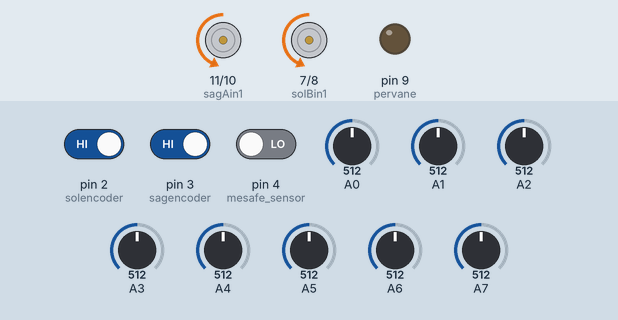
Bench run of a sketch on a simulated Arduino Nano, built with avr-gcc and run on an emulated ATmega328P. Parts: motor-driver pin pairs drawn as motors (green arrow = first pin HIGH = forward, orange = second pin HIGH = backward, longer = more drive, scaled by the enable pin), output pins drawn as LEDs (lit = HIGH). The inputs (shaded band) are chosen by the test bench; at power-on: A0 = 512, A1 = 512, A3 = 512, A2 = 512, A4 = 512, pin 2 (solencoder) HIGH, pin 3 (sagencoder) HIGH, pin 4 (mesafe_sensor) LOW, A5 = 512, A6 = 512, A7 = 512.

Above: at 6.4 s.
6.5 s: A0 set to 992
At 6.9 s:
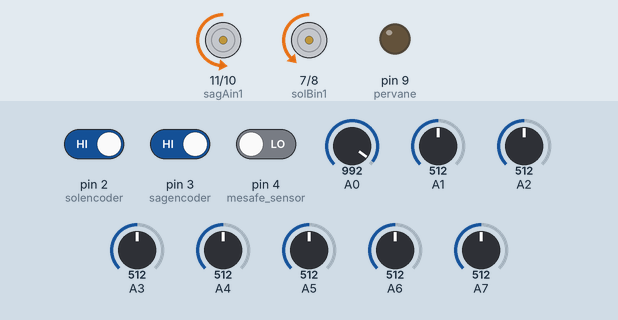
9.5 s: A1 set to 710
At 10.3 s:
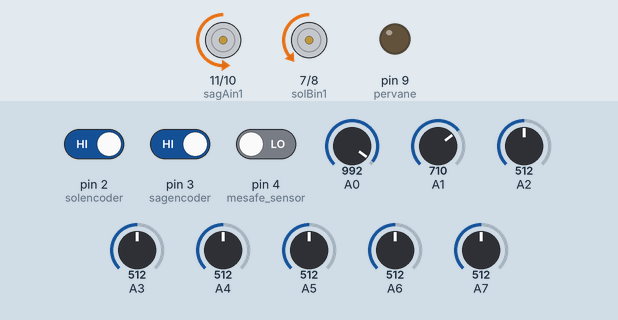
11.0 s: A3 set to 710
At 11.5 s:
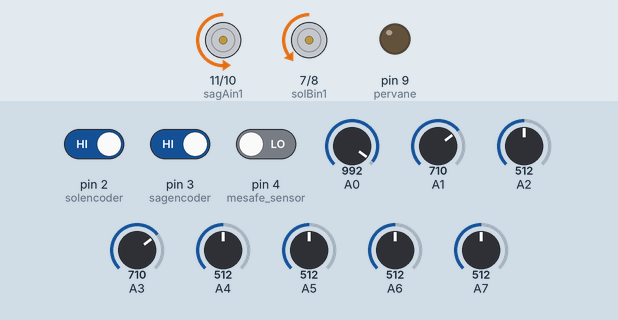
12.5 s: A2 set to 992
At 13.7 s:
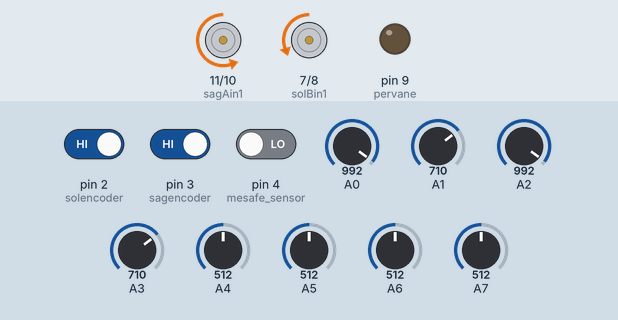
14.0 s: A4 set to 710
At 15.0 s:
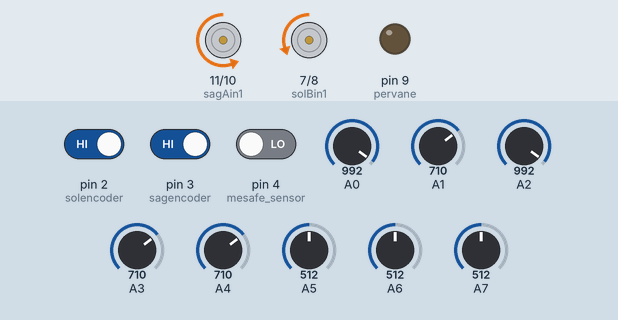
Timing chart, 0 to 16.5 s (numbered marks = the images above; inputs shaded):
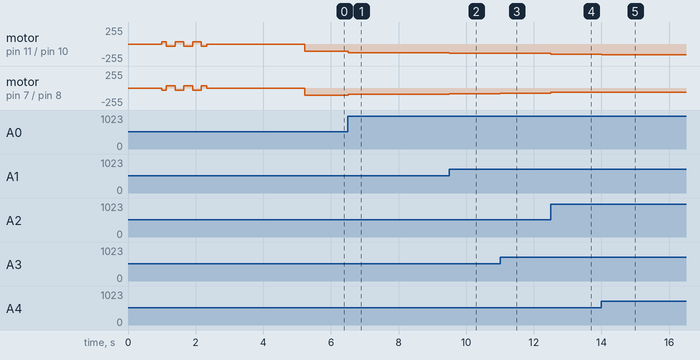

Measured:
- after the input at 6.5 s, motor on pin 11 (sagAin1) / pin 10 (sagAin2): backward 110/255 → backward 130/255 at once; motor on pin 7 (solBin1) / pin 8 (solBin2): backward 110/255 → backward 90/255 at once
- after the input at 9.5 s, motor on pin 11 (sagAin1) / pin 10 (sagAin2): backward 130/255 → backward 137/255 at once; motor on pin 7 (solBin1) / pin 8 (solBin2): backward 90/255 → backward 83/255 at once
- after the input at 11.0 s, motor on pin 11 (sagAin1) / pin 10 (sagAin2): backward 137/255 → backward 139/255 at once; motor on pin 7 (solBin1) / pin 8 (solBin2): backward 83/255 → backward 81/255 at once
- after the input at 12.5 s, motor on pin 11 (sagAin1) / pin 10 (sagAin2): backward 139/255 → backward 157/255 at once; motor on pin 7 (solBin1) / pin 8 (solBin2): backward 81/255 → backward 63/255 at once
- after the input at 14.0 s, motor on pin 11 (sagAin1) / pin 10 (sagAin2): backward 157/255 → backward 159/255 at once; motor on pin 7 (solBin1) / pin 8 (solBin2): backward 63/255 → backward 61/255 at once

The sketch:

Kod.ino
```cpp
//14.ROBOT YARIŞMASI HIZLI ÇİZGİ İZLEYEN ROBOT KODALRI
//............................................................................
//Yazan: Muhammed Rami ARTAŞ
#include <QTRSensors.h>
#define min_hiz 100
#define sagAin2 10
#define sagAin1 11
#define sagmotorpwmpin 5
#define solBin2 8
#define solBin1 7
#define solmotorpwmpin 6
#define mesafe_sensor 4
#define solencoder 2
#define sagencoder 3
#define pervane 9
#define taktik_1 12
#define taktik_2 13
//----------------------------------------------------------------------------
QTRSensorsAnalog qtra((unsigned char[]) {A0, A1, A2, A3, A4, A5, A6, A7},8);
//Değişgenleri tanımladık.
unsigned int sensors[8];//sensors[7],sensors[6],sensors[5],sensors[4],sensors[3],sensors[2],sensors[1],sensors[0]
float Kp = 0.04;      float Kd = 0.06;      //float Ki = 0.0001;
int ekhiz = 0;        int sonhata = 0;      int hata = 0;
int sagmotorpwm = 0;  int solmotorpwm = 0;  int zemin = 1;
int pist_bolum = 1;   int durak = 0;        int hata_tespit = 3500;
int t_say = 0;
int sag_encoder_yuzey = 0;     int sag_encoder_say = 0;
int sol_encoder_yuzey = 0;     int sol_encoder_say = 0;
int taktik_durum;              int engel_durum;
int duz_yol_durum = 0;
int start_durum=0;
int t_durum=0;
int bitis_durum=1;
int rulman_durum=20;
float ortalama_uzunluk = 0;
float tur_carpani = 5.024; //Yarı çap 1.6 ve formül 2*3.14*r/2
void setup() {
    //Dijital pinler giriş veya çıkış olarak kullanıldı..
  Serial.begin(9600);
  pinMode(sagAin2,OUTPUT);        pinMode(sagAin1,OUTPUT);
  pinMode(sagmotorpwmpin,OUTPUT);
  pinMode(solBin2,OUTPUT);        pinMode(solBin1,OUTPUT);
  pinMode(solmotorpwmpin,OUTPUT);
  pinMode(pervane,OUTPUT);        pinMode(mesafe_sensor,INPUT);
  pinMode(taktik_1,INPUT);        pinMode(taktik_2,INPUT);
  pinMode(solencoder,INPUT);      pinMode(sagencoder,INPUT);
  analogWrite(pervane,0);


  delay(1000);

for(int i=0;i<150;i++)
{
  if(0<=i && i<5) motorkontrol(15+rulman_durum,-15-rulman_durum);
  if(5<=i && i<15) motorkontrol(-15-rulman_durum,15+rulman_durum);
  if(15<=i && i< 25) motorkontrol(15+rulman_durum,-15-rulman_durum);
  if(25<=i && i<35) motorkontrol(-15-rulman_durum,15+rulman_durum);
  if(35<=i && i< 40) motorkontrol(15+rulman_durum,-15-rulman_durum);
  if(45<=i && i<50) motorkontrol(-15-rulman_durum,15+rulman_durum);
qtra.calibrate();delay(1);
if(i>=50){
motorkontrol(0,0);
delay(3);}}

while(digitalRead(mesafe_sensor)==HIGH){dur();}

}
void loop() {
  sensoroku();
  pd();
  motorkontrol(solmotorpwm,sagmotorpwm);
  encodersay();
if(durak==0) {duz_yol(270,10,50,50);dur();}
  }
```

dur.ino
```cpp
void dur(){motorkontrol(0,0);analogWrite(pervane,0);
}
```

duz_yol.ino
```cpp
//Kullanım Şekli: duz_yol(500,150,20,50);
void duz_yol(int uzunluk,int max_ek_hiz,int fren_mesafesi,int min_ek_hiz){
if(duz_yol_durum==0){    //Duzyol tamamlandıktan sonra 1 yapılacak
sol_encoder_say=0;sag_encoder_say=0;ortalama_uzunluk=0;t_durum=0;
while(1){
sensoroku();  //Geri bildirim fonksiyonu
pd();         //Denetim fonksiyonu
motorkontrol(solmotorpwm,sagmotorpwm); //Denetlenen sistem fonksiyonu
encodersay();t_yol(0,1,0);
if(ortalama_uzunluk<uzunluk-fren_mesafesi){
  ekhiz=(max_ek_hiz);}
if(ortalama_uzunluk>(uzunluk-fren_mesafesi)){
  ekhiz=min_ek_hiz;}
if(ortalama_uzunluk>uzunluk){
  sol_encoder_say=0;sag_encoder_say=0;ortalama_uzunluk=0;duz_yol_durum=1;break;}
}}}
```

encodersay.ino
```cpp
void encodersay(){
if(digitalRead(solencoder)==0&&sol_encoder_yuzey==0){
  sol_encoder_yuzey=1;
  sol_encoder_say=sol_encoder_say+1;
Serial.println(sol_encoder_say);
Serial.print("\t");
}
if(digitalRead(solencoder)==1){sol_encoder_yuzey=0;}
if(digitalRead(sagencoder)==0&&sag_encoder_yuzey==0){sag_encoder_yuzey=1;sag_encoder_say=sag_encoder_say+1;
  Serial.println(sag_encoder_say);
  Serial.print("\n");
}
if(digitalRead(sagencoder)==1){
  sag_encoder_yuzey=0;
}
ortalama_uzunluk=(sag_encoder_say+sol_encoder_say)/2*tur_carpani;
}
```

motorkontrol.ino
```cpp
void motorkontrol(int solmotorpwm,int sagmotorpwm){  //Örnek: motorkontrol (-50,50);


if(solmotorpwm<=0){
  solmotorpwm = abs(solmotorpwm);
  digitalWrite(solBin2,LOW);
  digitalWrite(solBin1,HIGH);
  analogWrite(solmotorpwmpin,solmotorpwm);
}
else{
  digitalWrite(solBin2,HIGH);
  digitalWrite(solBin1,LOW);
  analogWrite(solmotorpwmpin,solmotorpwm);
}

if(sagmotorpwm<=0){
  sagmotorpwm = abs(sagmotorpwm);
  digitalWrite(sagAin2,LOW);
  digitalWrite(sagAin1,HIGH);
  analogWrite(sagmotorpwmpin,sagmotorpwm);
}
else{
  digitalWrite(sagAin2,HIGH);
  digitalWrite(sagAin1,LOW);
  analogWrite(sagmotorpwmpin,sagmotorpwm);
}


   }
```

pd.ino
```cpp
void pd(){
 int duzeltmehizi=Kp*hata+Kd*(hata-sonhata);
 sonhata=hata;


 sagmotorpwm=(min_hiz+ekhiz)+duzeltmehizi;
 solmotorpwm=(min_hiz+ekhiz)-duzeltmehizi;

sagmotorpwm=constrain(sagmotorpwm,-254,254);
solmotorpwm=constrain(solmotorpwm, -254,254);
//motorkontrol(solmotorpwm,sagmotorpwm);
}
```

sensoroku.ino
```cpp
void sensoroku(){

unsigned int position = qtra.readLine(sensors,1,zemin);// 7  6  5 4 3 2 1 0
hata=position-hata_tespit;

if(sensors[0]<300&&sensors[7]<300){zemin=0;} // beyaz
if(sensors[0]>700&&sensors[7]>700){zemin=1;} // siyah
}
```

t_y.ino
```cpp
void t_yol(int sol_don,int duz_git,int sag_don){
 //Siyah zeminde
 if(t_durum==0){
//finish
if(duz_git==0&&sol_don==0&&sag_don==0&&sensors[0]<300&&sensors[1]<300&&sensors[2]<300&&sensors[3]<300&&sensors[4]<300&&sensors[5]<300&&sensors[6]<300&&sensors[7]<300){
motorkontrol(min_hiz+ekhiz,min_hiz+ekhiz);delay(0);
 duz_git=0;analogWrite(pervane,0);t_durum=1;dur();
}
//finish


if(duz_git==1&&sol_don==0&&sag_don==0&&sensors[0]<300&&sensors[1]<300&&sensors[2]<300&&sensors[3]<300&&sensors[4]<300&&sensors[5]<300&&sensors[6]<300&&sensors[7]<300){
t_say=t_say+1;
while(1)      {
  sensoroku();
  motorkontrol(min_hiz+ekhiz,min_hiz+ekhiz);
  if(!(sensors[0]<300&&sensors[1]<300&&sensors[2]<300&&sensors[3]<300&&sensors[4]<300&&sensors[5]<300&&sensors[6]<300&&sensors[7]<300)){
 duz_git=0;analogWrite(pervane,0);t_durum=1; break;}}}

if(duz_git==0&&sol_don==1&&sag_don==0&&sensors[0]<300&&sensors[1]<300&&sensors[2]<300&&sensors[3]<300&&sensors[4]<300&&sensors[5]<300&&sensors[6]<300&&sensors[7]<300){
motorkontrol(-30,60);
while(1){
  sensoroku();
  if(sensors[5]>700&&sensors[6]>700){break;}
        }
while(1){
  sensoroku();
  motorkontrol(-30,60);
  if(sensors[7]<300||sensors[6]<300){
ekhiz=0;sol_encoder_say=0;sag_encoder_say=0;ortalama_uzunluk=0;analogWrite(pervane,0);sol_don=1;t_durum=1;break;}
        }             }
if(duz_git==0&&sol_don==0&&sag_don==1&&sensors[0]<300&&sensors[1]<300&&sensors[2]<300&&sensors[3]<300&&sensors[4]<300&&sensors[5]<300&&sensors[6]<300&&sensors[7]<300){
motorkontrol(60,-30);
while(1){
  sensoroku();
  if(sensors[5]>700&&sensors[6]>700){break;}
        }
while(1){
  sensoroku();
  motorkontrol(60,-30);
  if(sensors[7]<300||sensors[6]<300){
ekhiz=0;sol_encoder_say=0;sag_encoder_say=0;ortalama_uzunluk=0;analogWrite(pervane,0);sag_don=1;t_durum=1;break;}
        }             }
 }


}
```
